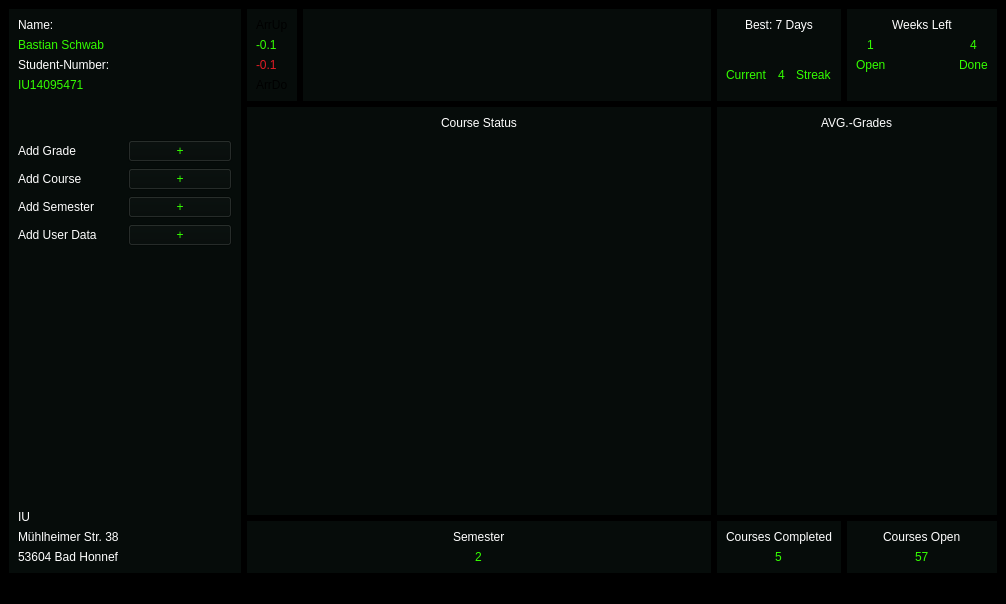
<?xml version="1.0" encoding="UTF-8"?>
<ui version="4.0">
 <class>MainWindow</class>
 <widget class="QMainWindow" name="MainWindow">
  <property name="geometry">
   <rect>
    <x>0</x>
    <y>0</y>
    <width>1006</width>
    <height>604</height>
   </rect>
  </property>
  <property name="windowTitle">
   <string>Dashboard</string>
  </property>
  <property name="styleSheet">
   <string notr="true">background-color: rgb(0, 0, 0);</string>
  </property>
  <widget class="QWidget" name="centralwidget">
   <layout class="QGridLayout" name="gridLayout_4">
    <item row="0" column="1">
     <widget class="QFrame" name="frame_top_left_arrows">
      <property name="sizePolicy">
       <sizepolicy hsizetype="Minimum" vsizetype="Minimum">
        <horstretch>0</horstretch>
        <verstretch>0</verstretch>
       </sizepolicy>
      </property>
      <property name="styleSheet">
       <string notr="true">background-color: rgb(6, 12, 10);</string>
      </property>
      <property name="frameShape">
       <enum>QFrame::NoFrame</enum>
      </property>
      <layout class="QGridLayout" name="gridLayout_10">
       <item row="0" column="0">
        <layout class="QVBoxLayout" name="verticalLayout_3">
         <item alignment="Qt::AlignLeft">
          <widget class="QLabel" name="label_arrow_up">
           <property name="text">
            <string>ArrUp</string>
           </property>
          </widget>
         </item>
         <item alignment="Qt::AlignLeft">
          <widget class="QLabel" name="label_grade_move_pos">
           <property name="styleSheet">
            <string notr="true">color: rgb(51, 255, 0);</string>
           </property>
           <property name="text">
            <string>-0.1</string>
           </property>
          </widget>
         </item>
         <item alignment="Qt::AlignLeft">
          <widget class="QLabel" name="label_grade_move_neg">
           <property name="styleSheet">
            <string notr="true">color: rgb(224, 27, 36);</string>
           </property>
           <property name="text">
            <string>-0.1</string>
           </property>
          </widget>
         </item>
         <item alignment="Qt::AlignLeft">
          <widget class="QLabel" name="label_arrow_down">
           <property name="styleSheet">
            <string notr="true"/>
           </property>
           <property name="text">
            <string>ArrDo</string>
           </property>
          </widget>
         </item>
        </layout>
       </item>
      </layout>
     </widget>
    </item>
    <item row="0" column="2">
     <widget class="QFrame" name="frame_avg_grades_top_left">
      <property name="styleSheet">
       <string notr="true">background-color: rgb(6, 12, 10);</string>
      </property>
      <property name="frameShape">
       <enum>QFrame::NoFrame</enum>
      </property>
      <layout class="QGridLayout" name="gridLayout_11">
       <item row="0" column="0">
        <layout class="QVBoxLayout" name="verticalLayout_11">
         <item>
          <spacer name="horizontalSpacer">
           <property name="orientation">
            <enum>Qt::Horizontal</enum>
           </property>
           <property name="sizeHint" stdset="0">
            <size>
             <width>40</width>
             <height>20</height>
            </size>
           </property>
          </spacer>
         </item>
        </layout>
       </item>
      </layout>
     </widget>
    </item>
    <item row="0" column="3">
     <widget class="QFrame" name="frame_top_right_winnig_streak">
      <property name="styleSheet">
       <string notr="true">background-color: rgb(6, 12, 10);</string>
      </property>
      <property name="frameShape">
       <enum>QFrame::NoFrame</enum>
      </property>
      <layout class="QGridLayout" name="gridLayout_2">
       <item row="0" column="1">
        <layout class="QVBoxLayout" name="verticalLayout_6">
         <item>
          <layout class="QHBoxLayout" name="horizontalLayout_6">
           <item alignment="Qt::AlignHCenter|Qt::AlignTop">
            <widget class="QLabel" name="label_best_streak">
             <property name="styleSheet">
              <string notr="true">font: 700 11pt &quot;Graduate&quot;;
color: rgb(255, 255, 255);</string>
             </property>
             <property name="text">
              <string>Best: 7 Days</string>
             </property>
            </widget>
           </item>
          </layout>
         </item>
         <item>
          <layout class="QHBoxLayout" name="horizontalLayout_2">
           <item alignment="Qt::AlignHCenter|Qt::AlignVCenter">
            <widget class="QLabel" name="label_current">
             <property name="styleSheet">
              <string notr="true">font: 700 11pt &quot;Graduate&quot;;
color: rgb(51, 255, 0);</string>
             </property>
             <property name="text">
              <string>Current</string>
             </property>
            </widget>
           </item>
           <item alignment="Qt::AlignHCenter|Qt::AlignVCenter">
            <widget class="QLabel" name="label_current_streak_number">
             <property name="styleSheet">
              <string notr="true">font: 700 60pt &quot;Graduate&quot;;
color: rgb(51, 255, 0);</string>
             </property>
             <property name="text">
              <string>4</string>
             </property>
            </widget>
           </item>
           <item alignment="Qt::AlignHCenter|Qt::AlignVCenter">
            <widget class="QLabel" name="label_streak">
             <property name="styleSheet">
              <string notr="true">font: 700 11pt &quot;Graduate&quot;;
color: rgb(51, 255, 0);</string>
             </property>
             <property name="text">
              <string>Streak</string>
             </property>
            </widget>
           </item>
          </layout>
         </item>
        </layout>
       </item>
      </layout>
     </widget>
    </item>
    <item row="0" column="4">
     <widget class="QFrame" name="frame_top_right_remainings_weeks">
      <property name="styleSheet">
       <string notr="true">background-color: rgb(6, 12, 10);</string>
      </property>
      <property name="frameShape">
       <enum>QFrame::NoFrame</enum>
      </property>
      <layout class="QGridLayout" name="gridLayout">
       <item row="0" column="0">
        <layout class="QHBoxLayout" name="horizontalLayout_3">
         <item>
          <layout class="QVBoxLayout" name="verticalLayout_5">
           <item alignment="Qt::AlignHCenter|Qt::AlignBottom">
            <widget class="QLabel" name="label_semester_counter_number_left">
             <property name="styleSheet">
              <string notr="true">font: 700 11pt &quot;Graduate&quot;;
color: rgb(51, 255, 0);</string>
             </property>
             <property name="text">
              <string>1</string>
             </property>
            </widget>
           </item>
           <item alignment="Qt::AlignHCenter|Qt::AlignTop">
            <widget class="QLabel" name="label_semester_counter_text_left">
             <property name="styleSheet">
              <string notr="true">font: 700 11pt &quot;Graduate&quot;;
color: rgb(51, 255, 0);</string>
             </property>
             <property name="text">
              <string>Open</string>
             </property>
            </widget>
           </item>
          </layout>
         </item>
         <item>
          <layout class="QVBoxLayout" name="verticalLayout_7">
           <item alignment="Qt::AlignTop">
            <widget class="QLabel" name="label_semeseter_counter_text_top">
             <property name="styleSheet">
              <string notr="true">font: 700 11pt &quot;Graduate&quot;;
color: rgb(255, 255, 255);
</string>
             </property>
             <property name="text">
              <string>Weeks Left</string>
             </property>
            </widget>
           </item>
           <item>
            <widget class="QFrame" name="frame_3">
             <property name="frameShape">
              <enum>QFrame::NoFrame</enum>
             </property>
            </widget>
           </item>
          </layout>
         </item>
         <item>
          <layout class="QVBoxLayout" name="verticalLayout_4">
           <item alignment="Qt::AlignHCenter|Qt::AlignBottom">
            <widget class="QLabel" name="label_semester_counter_number_right">
             <property name="styleSheet">
              <string notr="true">font: 700 11pt &quot;Graduate&quot;;
color: rgb(51, 255, 0);</string>
             </property>
             <property name="text">
              <string>4</string>
             </property>
            </widget>
           </item>
           <item alignment="Qt::AlignHCenter|Qt::AlignTop">
            <widget class="QLabel" name="label_semester_counter_text_right">
             <property name="styleSheet">
              <string notr="true">font: 700 11pt &quot;Graduate&quot;;
color: rgb(51, 255, 0);</string>
             </property>
             <property name="text">
              <string>Done</string>
             </property>
            </widget>
           </item>
          </layout>
         </item>
        </layout>
       </item>
      </layout>
     </widget>
    </item>
    <item row="1" column="1" colspan="2">
     <widget class="QFrame" name="frame_mid_left_course_status">
      <property name="styleSheet">
       <string notr="true">background-color: rgb(6, 12, 10);</string>
      </property>
      <property name="frameShape">
       <enum>QFrame::NoFrame</enum>
      </property>
      <layout class="QGridLayout" name="gridLayout_3">
       <item row="0" column="0">
        <layout class="QVBoxLayout" name="verticalLayout_12">
         <item>
          <layout class="QHBoxLayout" name="horizontalLayout_5">
           <property name="spacing">
            <number>6</number>
           </property>
           <property name="sizeConstraint">
            <enum>QLayout::SetMinimumSize</enum>
           </property>
           <item alignment="Qt::AlignHCenter|Qt::AlignTop">
            <widget class="QLabel" name="label_course_status">
             <property name="styleSheet">
              <string notr="true">font: 700 11pt &quot;Graduate&quot;;
color: rgb(255, 255, 255);</string>
             </property>
             <property name="text">
              <string>Course Status</string>
             </property>
            </widget>
           </item>
          </layout>
         </item>
         <item>
          <spacer name="verticalSpacer_4">
           <property name="orientation">
            <enum>Qt::Vertical</enum>
           </property>
           <property name="sizeHint" stdset="0">
            <size>
             <width>20</width>
             <height>40</height>
            </size>
           </property>
          </spacer>
         </item>
         <item>
          <widget class="QFrame" name="frame_pie_chart">
           <property name="frameShape">
            <enum>QFrame::NoFrame</enum>
           </property>
          </widget>
         </item>
        </layout>
       </item>
      </layout>
     </widget>
    </item>
    <item row="1" column="3" colspan="2">
     <widget class="QFrame" name="frame_mid_right_avg_grades">
      <property name="styleSheet">
       <string notr="true">background-color: rgb(6, 12, 10);</string>
      </property>
      <property name="frameShape">
       <enum>QFrame::NoFrame</enum>
      </property>
      <layout class="QGridLayout" name="gridLayout_6">
       <item row="0" column="0">
        <layout class="QVBoxLayout" name="verticalLayout_13">
         <item>
          <layout class="QHBoxLayout" name="horizontalLayout_7">
           <item alignment="Qt::AlignHCenter|Qt::AlignTop">
            <widget class="QLabel" name="label_avg_grades_mid_right">
             <property name="styleSheet">
              <string notr="true">font: 700 11pt &quot;Graduate&quot;;
color: rgb(255, 255, 255);</string>
             </property>
             <property name="text">
              <string>AVG.-Grades</string>
             </property>
            </widget>
           </item>
          </layout>
         </item>
         <item>
          <spacer name="verticalSpacer_3">
           <property name="orientation">
            <enum>Qt::Vertical</enum>
           </property>
           <property name="sizeHint" stdset="0">
            <size>
             <width>20</width>
             <height>40</height>
            </size>
           </property>
          </spacer>
         </item>
         <item>
          <widget class="QFrame" name="frame_6">
           <property name="frameShape">
            <enum>QFrame::NoFrame</enum>
           </property>
          </widget>
         </item>
        </layout>
       </item>
      </layout>
     </widget>
    </item>
    <item row="2" column="1" colspan="2">
     <widget class="QFrame" name="frame_bottom_left_amount_semester">
      <property name="styleSheet">
       <string notr="true">background-color: rgb(6, 12, 10);</string>
      </property>
      <property name="frameShape">
       <enum>QFrame::NoFrame</enum>
      </property>
      <layout class="QGridLayout" name="gridLayout_7">
       <item row="0" column="0">
        <layout class="QVBoxLayout" name="verticalLayout_8">
         <item>
          <layout class="QHBoxLayout" name="horizontalLayout_9">
           <item alignment="Qt::AlignHCenter|Qt::AlignTop">
            <widget class="QLabel" name="label_semester_bottom_left">
             <property name="styleSheet">
              <string notr="true">font: 700 11pt &quot;Graduate&quot;;
color: rgb(255, 255, 255);
</string>
             </property>
             <property name="text">
              <string>Semester</string>
             </property>
            </widget>
           </item>
          </layout>
         </item>
         <item>
          <layout class="QHBoxLayout" name="horizontalLayout_8">
           <item alignment="Qt::AlignHCenter|Qt::AlignVCenter">
            <widget class="QLabel" name="label_semester_number_bottom_left">
             <property name="styleSheet">
              <string notr="true">font: 700 60pt &quot;Graduate&quot;;
color: rgb(51, 255, 0);</string>
             </property>
             <property name="text">
              <string>2</string>
             </property>
            </widget>
           </item>
          </layout>
         </item>
        </layout>
       </item>
      </layout>
     </widget>
    </item>
    <item row="2" column="3">
     <widget class="QFrame" name="frame_bottom_mid_courses_completed">
      <property name="styleSheet">
       <string notr="true">background-color: rgb(6, 12, 10);</string>
      </property>
      <property name="frameShape">
       <enum>QFrame::NoFrame</enum>
      </property>
      <layout class="QGridLayout" name="gridLayout_8">
       <item row="0" column="0">
        <layout class="QVBoxLayout" name="verticalLayout_9">
         <item>
          <layout class="QHBoxLayout" name="horizontalLayout_10">
           <item alignment="Qt::AlignHCenter|Qt::AlignTop">
            <widget class="QLabel" name="label_courses_completet_bottom_mid">
             <property name="styleSheet">
              <string notr="true">font: 700 11pt &quot;Graduate&quot;;
color: rgb(255, 255, 255);
</string>
             </property>
             <property name="text">
              <string>Courses Completed</string>
             </property>
            </widget>
           </item>
          </layout>
         </item>
         <item>
          <layout class="QHBoxLayout" name="horizontalLayout_11">
           <item alignment="Qt::AlignHCenter|Qt::AlignVCenter">
            <widget class="QLabel" name="label_courses_completet_number_bottom_mid">
             <property name="styleSheet">
              <string notr="true">font: 700 60pt &quot;Graduate&quot;;
color: rgb(51, 255, 0);</string>
             </property>
             <property name="text">
              <string>5</string>
             </property>
            </widget>
           </item>
          </layout>
         </item>
        </layout>
       </item>
      </layout>
     </widget>
    </item>
    <item row="2" column="4">
     <widget class="QFrame" name="frame_bottom_right_courses_open">
      <property name="styleSheet">
       <string notr="true">background-color: rgb(6, 12, 10);</string>
      </property>
      <property name="frameShape">
       <enum>QFrame::NoFrame</enum>
      </property>
      <layout class="QGridLayout" name="gridLayout_9">
       <item row="0" column="0">
        <layout class="QVBoxLayout" name="verticalLayout_10">
         <item>
          <layout class="QHBoxLayout" name="horizontalLayout_12">
           <item alignment="Qt::AlignHCenter|Qt::AlignTop">
            <widget class="QLabel" name="label_courses_open_bottom_right">
             <property name="styleSheet">
              <string notr="true">font: 700 11pt &quot;Graduate&quot;;
color: rgb(255, 255, 255);
</string>
             </property>
             <property name="text">
              <string>Courses Open</string>
             </property>
            </widget>
           </item>
          </layout>
         </item>
         <item>
          <layout class="QHBoxLayout" name="horizontalLayout_13">
           <item alignment="Qt::AlignHCenter|Qt::AlignVCenter">
            <widget class="QLabel" name="label_courses_open_number_bottom_right">
             <property name="styleSheet">
              <string notr="true">font: 700 60pt &quot;Graduate&quot;;
color: rgb(51, 255, 0);</string>
             </property>
             <property name="text">
              <string>57</string>
             </property>
            </widget>
           </item>
          </layout>
         </item>
        </layout>
       </item>
      </layout>
     </widget>
    </item>
    <item row="0" column="0" rowspan="3">
     <widget class="QFrame" name="frame_left_side">
      <property name="sizePolicy">
       <sizepolicy hsizetype="Preferred" vsizetype="Preferred">
        <horstretch>0</horstretch>
        <verstretch>0</verstretch>
       </sizepolicy>
      </property>
      <property name="minimumSize">
       <size>
        <width>232</width>
        <height>0</height>
       </size>
      </property>
      <property name="maximumSize">
       <size>
        <width>232</width>
        <height>16777215</height>
       </size>
      </property>
      <property name="styleSheet">
       <string notr="true">background-color: rgb(6, 12, 10);</string>
      </property>
      <property name="frameShape">
       <enum>QFrame::NoFrame</enum>
      </property>
      <layout class="QVBoxLayout" name="verticalLayout_14">
       <item>
        <layout class="QVBoxLayout" name="verticalLayout">
         <item>
          <widget class="QLabel" name="label_student_name">
           <property name="styleSheet">
            <string notr="true">font: 700 11pt &quot;Graduate&quot;;
color: rgb(255, 255, 255);</string>
           </property>
           <property name="text">
            <string>Name:</string>
           </property>
           <property name="textFormat">
            <enum>Qt::PlainText</enum>
           </property>
          </widget>
         </item>
         <item>
          <widget class="QLabel" name="label_input_student_name">
           <property name="styleSheet">
            <string notr="true">font: 700 11pt &quot;Graduate&quot;;
color: rgb(51, 255, 0);</string>
           </property>
           <property name="text">
            <string>Bastian Schwab</string>
           </property>
          </widget>
         </item>
         <item>
          <widget class="QLabel" name="label_student_number">
           <property name="styleSheet">
            <string notr="true">font: 700 11pt &quot;Graduate&quot;;
color: rgb(255, 255, 255);</string>
           </property>
           <property name="text">
            <string>Student-Number:</string>
           </property>
          </widget>
         </item>
         <item>
          <widget class="QLabel" name="label_input_student_number">
           <property name="styleSheet">
            <string notr="true">font: 700 11pt &quot;Graduate&quot;;
color: rgb(51, 255, 0);</string>
           </property>
           <property name="text">
            <string>IU14095471</string>
           </property>
          </widget>
         </item>
        </layout>
       </item>
       <item>
        <spacer name="verticalSpacer">
         <property name="orientation">
          <enum>Qt::Vertical</enum>
         </property>
         <property name="sizeType">
          <enum>QSizePolicy::Preferred</enum>
         </property>
         <property name="sizeHint" stdset="0">
          <size>
           <width>10</width>
           <height>42</height>
          </size>
         </property>
        </spacer>
       </item>
       <item>
        <layout class="QGridLayout" name="gridLayout_5">
         <item row="3" column="1">
          <widget class="QPushButton" name="pushButton_add_semester">
           <property name="styleSheet">
            <string notr="true">font: 700 11pt &quot;Graduate&quot;;
color: rgb(51, 255, 0);</string>
           </property>
           <property name="text">
            <string>+</string>
           </property>
           <property name="iconSize">
            <size>
             <width>16</width>
             <height>16</height>
            </size>
           </property>
           <property name="checkable">
            <bool>false</bool>
           </property>
          </widget>
         </item>
         <item row="1" column="1">
          <widget class="QPushButton" name="pushButton_add_grade">
           <property name="enabled">
            <bool>true</bool>
           </property>
           <property name="sizePolicy">
            <sizepolicy hsizetype="Minimum" vsizetype="Minimum">
             <horstretch>0</horstretch>
             <verstretch>0</verstretch>
            </sizepolicy>
           </property>
           <property name="styleSheet">
            <string notr="true">font: 700 11pt &quot;Graduate&quot;;
color: rgb(51, 255, 0);</string>
           </property>
           <property name="text">
            <string>+</string>
           </property>
           <property name="iconSize">
            <size>
             <width>16</width>
             <height>16</height>
            </size>
           </property>
          </widget>
         </item>
         <item row="3" column="0">
          <widget class="QLabel" name="label_add_semester">
           <property name="styleSheet">
            <string notr="true">font: 700 11pt &quot;Graduate&quot;;
color: rgb(255, 255, 255);</string>
           </property>
           <property name="text">
            <string>Add Semester</string>
           </property>
          </widget>
         </item>
         <item row="2" column="1">
          <widget class="QPushButton" name="pushButton_add_course">
           <property name="styleSheet">
            <string notr="true">font: 700 11pt &quot;Graduate&quot;;
color: rgb(51, 255, 0);</string>
           </property>
           <property name="text">
            <string>+</string>
           </property>
          </widget>
         </item>
         <item row="5" column="0">
          <widget class="QLabel" name="label_add_user_data">
           <property name="styleSheet">
            <string notr="true">font: 700 11pt &quot;Graduate&quot;;
color: rgb(255, 255, 255);</string>
           </property>
           <property name="text">
            <string>Add User Data</string>
           </property>
          </widget>
         </item>
         <item row="2" column="0" alignment="Qt::AlignVCenter">
          <widget class="QLabel" name="label_add_course">
           <property name="styleSheet">
            <string notr="true">font: 700 11pt &quot;Graduate&quot;;
color: rgb(255, 255, 255);</string>
           </property>
           <property name="text">
            <string>Add Course</string>
           </property>
          </widget>
         </item>
         <item row="1" column="0" alignment="Qt::AlignLeft|Qt::AlignVCenter">
          <widget class="QLabel" name="label_add_grade">
           <property name="styleSheet">
            <string notr="true">font: 700 11pt &quot;Graduate&quot; ;
color: rgb(255, 255, 255);</string>
           </property>
           <property name="text">
            <string>Add Grade</string>
           </property>
          </widget>
         </item>
         <item row="5" column="1">
          <widget class="QPushButton" name="pushButton_add_user_data">
           <property name="styleSheet">
            <string notr="true">font: 700 11pt &quot;Graduate&quot;;
color: rgb(51, 255, 0);</string>
           </property>
           <property name="text">
            <string>+</string>
           </property>
          </widget>
         </item>
        </layout>
       </item>
       <item>
        <spacer name="verticalSpacer_2">
         <property name="orientation">
          <enum>Qt::Vertical</enum>
         </property>
         <property name="sizeHint" stdset="0">
          <size>
           <width>10</width>
           <height>10</height>
          </size>
         </property>
        </spacer>
       </item>
       <item>
        <layout class="QVBoxLayout" name="verticalLayout_2">
         <item>
          <widget class="QLabel" name="label_university_name">
           <property name="styleSheet">
            <string notr="true">font: 700 11pt &quot;Graduate&quot;;
color: rgb(255, 255, 255);</string>
           </property>
           <property name="text">
            <string>IU</string>
           </property>
          </widget>
         </item>
         <item>
          <widget class="QLabel" name="label_university_street">
           <property name="styleSheet">
            <string notr="true">font: 700 11pt &quot;Graduate&quot;;
color: rgb(255, 255, 255);</string>
           </property>
           <property name="text">
            <string>Mühlheimer Str. 38</string>
           </property>
          </widget>
         </item>
         <item>
          <widget class="QLabel" name="label_university_address">
           <property name="styleSheet">
            <string notr="true">font: 700 11pt &quot;Graduate&quot;;
color: rgb(255, 255, 255);</string>
           </property>
           <property name="text">
            <string>53604 Bad Honnef</string>
           </property>
          </widget>
         </item>
        </layout>
       </item>
      </layout>
     </widget>
    </item>
   </layout>
  </widget>
  <widget class="QMenuBar" name="menubar">
   <property name="geometry">
    <rect>
     <x>0</x>
     <y>0</y>
     <width>1006</width>
     <height>24</height>
    </rect>
   </property>
  </widget>
  <widget class="QStatusBar" name="statusbar"/>
 </widget>
 <resources/>
 <connections/>
</ui>
